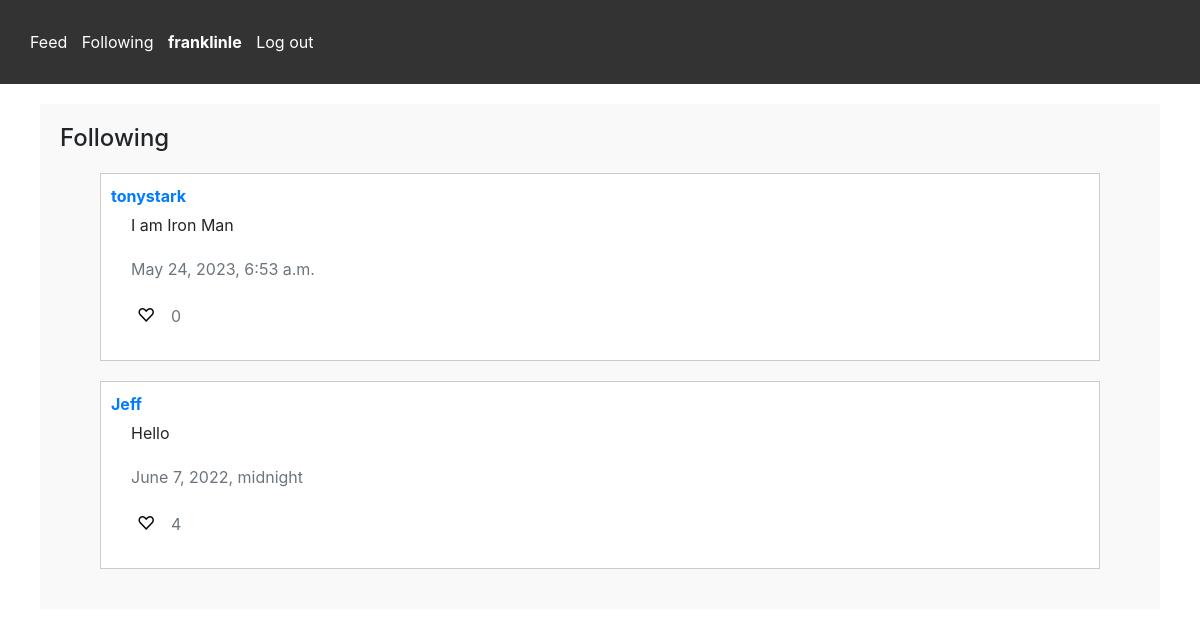
The page /following (signed in) on the database its author committed.
### networkApp/models.py (models this page shows)
class User(AbstractUser):
    pass

class Posts(models.Model):
    user = models.ForeignKey(User, on_delete=models.CASCADE, related_name="posts")
    time_posted = models.DateTimeField(default=timezone.now)
    content = models.CharField(max_length=300)
    likes = models.ManyToManyField(User, related_name="like", default=None, blank=True)
    like_count = models.BigIntegerField(default=0)

### networkApp/views.py (the view)
# urls.py: path("following", views.following, name="following"),
def following(request):
    if request.user.is_authenticated == True:
        currentUserID = User.objects.get(username=request.user).id
    else:
        return HttpResponse("Error, must be signed in")
    user = User.objects.get(id=currentUserID)
    followingSet = user.following.all()
    follower_ids = []
    for x in followingSet.values("following_user_id"):
        follower_ids.append(x["following_user_id"])
    allPosts = Posts.objects.filter(
        user__in=follower_ids).order_by('-time_posted')
    paginator = Paginator(allPosts, 2)
    page_number = request.GET.get('page', 1)
    try:
        page_obj = paginator.get_page(page_number)
    except EmptyPage:
        page_obj = paginator.get_page(1)
    return render(request, "networkApp/following.html", {
        "currentUserID": currentUserID,
        "page_obj": page_obj
    })

### networkApp/templates/networkApp/following.html (shortened to what this page needs)
{% extends "networkApp/layout.html" %}  {% block body %}
<div id="new-post-section-background">
  <h3>Following</h3>
  <div class="posts-section">
    {% for post in page_obj %}
    <div id="post-{{ post.id }}" class="post">
      <p>
        <a href="{% url 'profile' post.user %}" data-url="{% url 'editPost' %}"
          ><strong>{{ post.user }}</strong></a
        >
      </p>
      <div id="content-{{ post.id }}" class="post-content">
        {{ post.content }}
      </div>
      <div class="text-muted">{{ post.time_posted }}</div>
      <div>
        <button
          id="like-{{ post.id }}"
          class="like-button"
          value="{{ post.id }}"
          type="button"
        >
          ♡
        </button>
        <span id="like_count_{{post.id}}" class="text-muted"
          >{{ post.like_count }}</span
        >
      </div>
    </div>
    {% endfor %}
  </div>
  {% endblock %}

### networkApp/templates/networkApp/layout.html (shortened to what this page needs)
{% load static %}
<!DOCTYPE html>
<html lang="en">
  <head>
  </head>
  <link
    rel="stylesheet"
    href="https://stackpath.bootstrapcdn.com/bootstrap/4.4.1/css/bootstrap.min.css"
  />
  <link href="{% static 'networkApp/styles.css' %}" rel="stylesheet" />
  <body>
    <nav>
      <div>
        <ul>
          <li>
            <a href="{% url 'index' %}">Feed</a>
          </li>
          {% if user.is_authenticated %}
          <li>
            <a href="{% url 'following' %}">Following</a>
          </li>
          {% if user.is_authenticated %}
          <li>
            <a href="{% url 'profile' user.username %}"
              ><strong>{{ user.username }}</strong></a
            >
          </li>
          {% endif %}
          <li>
            <a href="{% url 'logout' %}">Log out</a>
          </li>
          {% endif %}
        </ul>
      </div>
    </nav>
    <div>{% block body %} {% endblock %}</div>
  </body>
</html>

### networkApp/static/networkApp/styles.css (style rules this page uses)
nav { background-color: #333; color: #fff; padding: 10px; }
nav ul { list-style-type: none; margin: 0; padding: 0; }
nav ul li { display: inline; margin-right: 10px; }
nav ul li a { color: #fff; text-decoration: none; }
div { margin: 20px; }
#new-post-section-background { background-color: #f9f9f9; padding: 20px; }
.posts-section { margin-top: 20px; }
.post { background-color: #fff; border: 1px solid #ccc; padding: 10px; margin-bottom: 10px; }
.post p { margin: 0; }
.post-content { margin-top: 5px; }
.text-muted { color: #888; }
.like-button { background-color: transparent; border: none; cursor: pointer; font-size: 18px; margin-right: 5px; }
#new-post-section-background h3 { font-size: 24px; margin-bottom: 10px; }

### rows shown on the page
User: username "franklinle"
Posts: user "tonystark", content "I am Iron Man", time_posted "May 24, 2023, 6:53 a.m.", {{ post.id }} 15 (drawn), like_count "0"
Posts: user "Jeff", content "Hello", time_posted "June 7, 2022, midnight", {{ post.id }} 1 (drawn), like_count "4"
